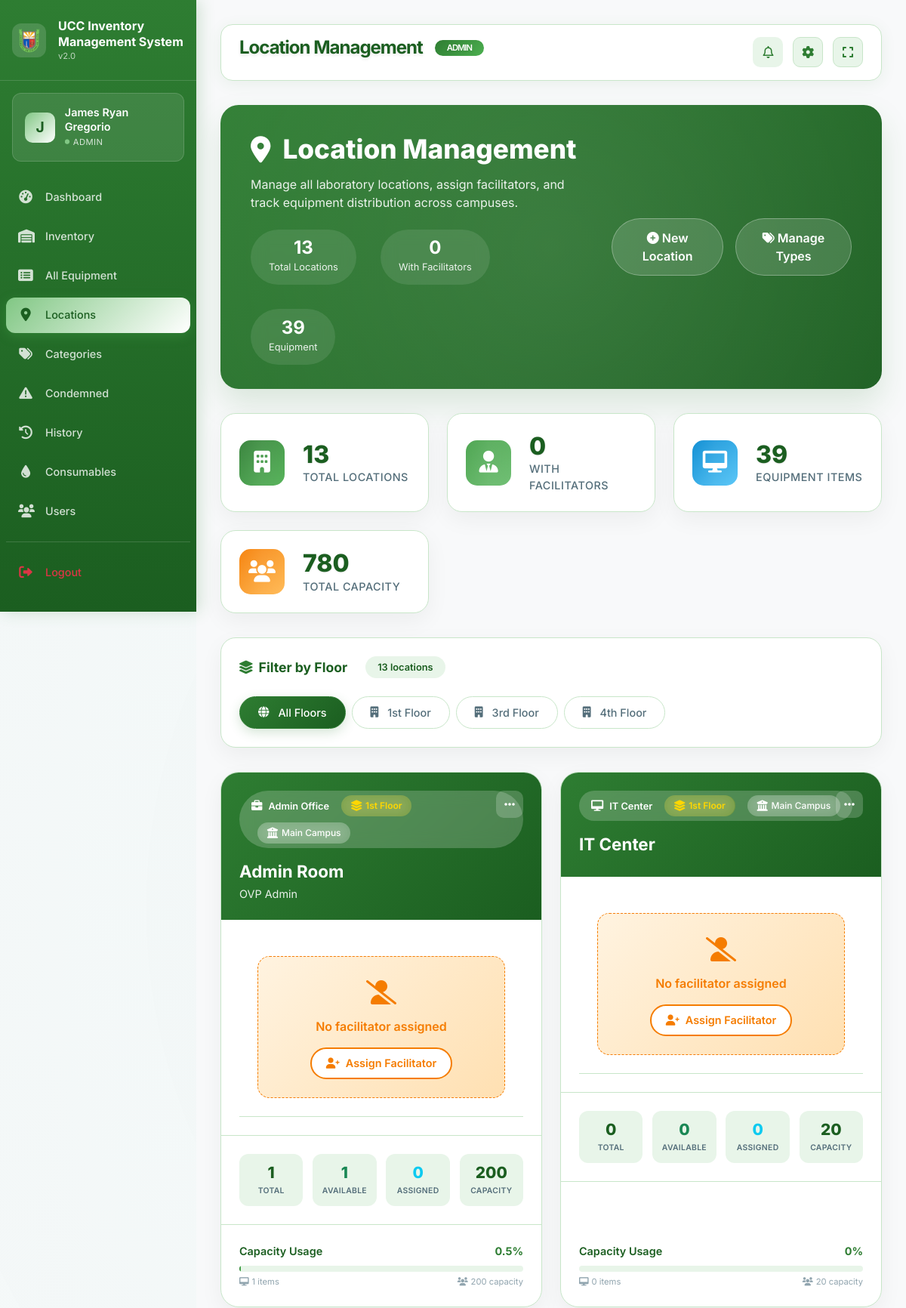
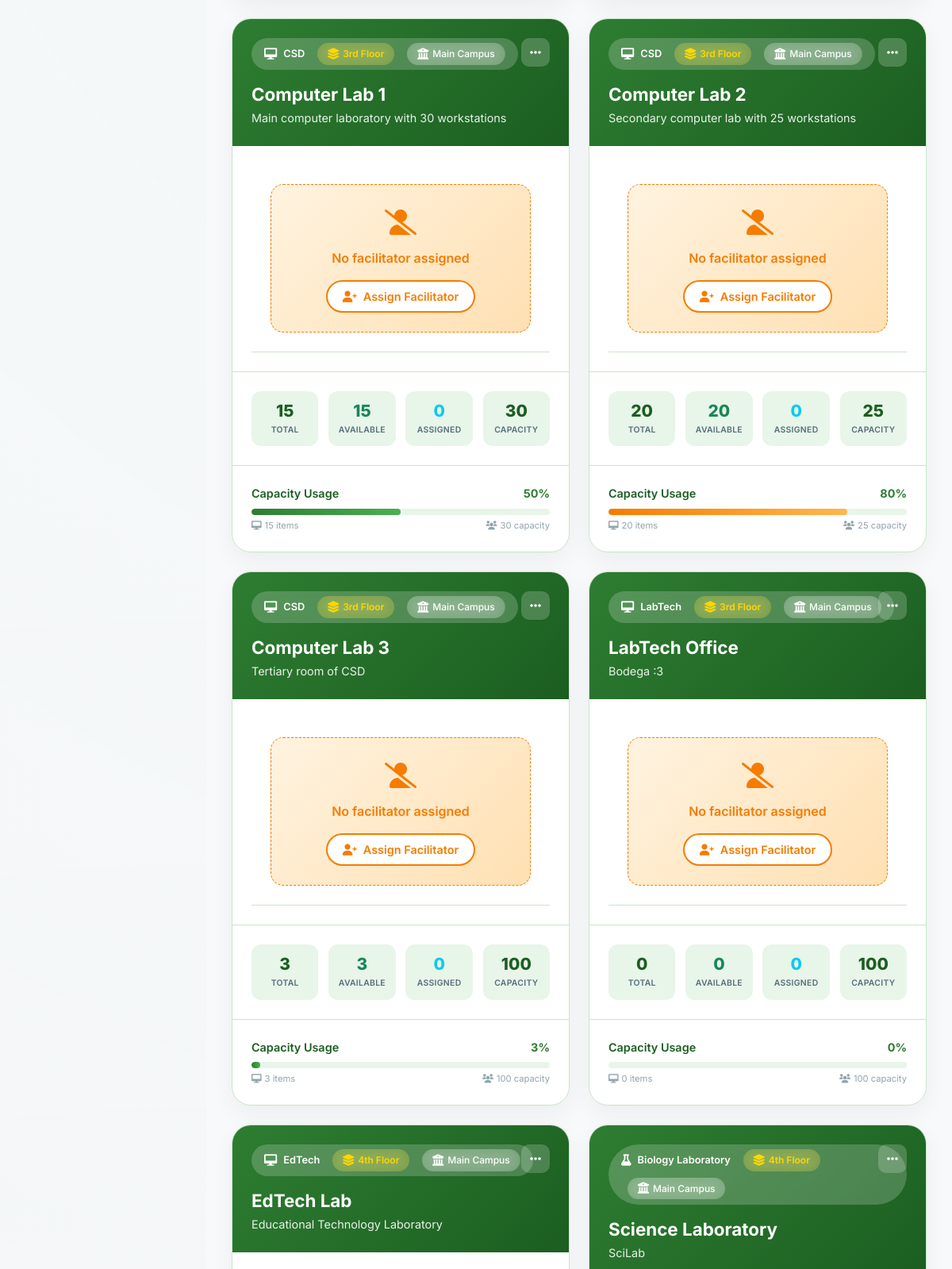
The page /admin/locations.php (signed in, upper part) on the database its author committed (2 pictures, top to bottom).
### tables this page shows
CREATE TABLE `locations` (
  `id` int(11) NOT NULL,
  `location_name` varchar(100) NOT NULL,
  `location_type_id` int(11) DEFAULT NULL,
  `location_type` varchar(50) DEFAULT NULL,
  `campus` varchar(100) DEFAULT 'Main Campus',
  `description` text DEFAULT NULL,
  `capacity` int(11) DEFAULT 0,
  `facilitator_id` int(11) DEFAULT NULL,
  `created_at` timestamp NOT NULL DEFAULT current_timestamp(),
  `updated_at` timestamp NOT NULL DEFAULT current_timestamp() ON UPDATE current_timestamp()
);

CREATE TABLE `location_types` (
  `id` int(11) NOT NULL,
  `type_code` varchar(50) NOT NULL,
  `type_name` varchar(100) NOT NULL,
  `campus` varchar(100) DEFAULT 'Main Campus',
  `description` text DEFAULT NULL,
  `icon_class` varchar(50) DEFAULT 'fa-building',
  `color_primary` varchar(7) DEFAULT '#008543',
  `color_secondary` varchar(7) DEFAULT '#20c997',
  `equipment_label` varchar(50) DEFAULT 'Equipment',
  `manager_title` varchar(50) DEFAULT 'Manager',
  `is_active` tinyint(1) DEFAULT 1,
  `created_at` timestamp NOT NULL DEFAULT current_timestamp(),
  `updated_at` timestamp NOT NULL DEFAULT current_timestamp() ON UPDATE current_timestamp()
);

### admin/locations.php (the view, shortened to what this page needs)
<?php
$database = new Database();
$db = $database->getConnection();
$selected_floor = $_GET['floor'] ?? '';
$query = "SELECT l.*,
          COUNT(ci.id) as computer_count,
          SUM(CASE WHEN ci.status = 'available' THEN 1 ELSE 0 END) as available_count,
          SUM(CASE WHEN ci.status = 'assigned' THEN 1 ELSE 0 END) as assigned_count,
          f.full_name as facilitator_name,
          f.email as facilitator_email,
          lt.type_name as location_type_name,
          lt.type_code as location_type_code,
          lt.icon_class as location_type_icon,
          lt.color_primary as location_type_color_primary,
          lt.color_secondary as location_type_color_secondary,
          lt.equipment_label as location_type_equipment_label
          FROM locations l
          LEFT JOIN computer_inventory ci ON l.id = ci.location_id
          LEFT JOIN users f ON l.facilitator_id = f.id
          LEFT JOIN location_types lt ON l.location_type_id = lt.id";
$query .= " GROUP BY l.id ORDER BY
            CASE
                WHEN lt.type_code = 'Basement' THEN 1
                WHEN lt.type_code = 'Ground Floor' THEN 2
                WHEN lt.type_code = '1st Floor' THEN 3
                WHEN lt.type_code = '2nd Floor' THEN 4
                WHEN lt.type_code = '3rd Floor' THEN 5
                WHEN lt.type_code = '4th Floor' THEN 6
                WHEN lt.type_code = '5th Floor' THEN 7
                ELSE 8
            END, l.location_name";
$stmt = $db->prepare($query);
$stmt->execute();
$locations = $stmt->fetchAll(PDO::FETCH_ASSOC);
$floor_query = "SELECT DISTINCT type_code FROM location_types WHERE type_code IS NOT NULL AND type_code != '' ORDER BY
                CASE
                    WHEN type_code = 'Basement' THEN 1
                    WHEN type_code = 'Ground Floor' THEN 2
                    WHEN type_code = '1st Floor' THEN 3
                    WHEN type_code = '2nd Floor' THEN 4
                    WHEN type_code = '3rd Floor' THEN 5
                    WHEN type_code = '4th Floor' THEN 6
                    WHEN type_code = '5th Floor' THEN 7
                    ELSE 8
                END";
$floor_stmt = $db->prepare($floor_query);
$floor_stmt->execute();
$floors = $floor_stmt->fetchAll(PDO::FETCH_ASSOC);
$total_locations = count($locations);
$locations_with_facilitators = count(array_filter($locations, fn($loc) => !empty($loc['facilitator_name'])));
$total_equipment = array_sum(array_column($locations, 'computer_count'));
$total_capacity = array_sum(array_column($locations, 'capacity'));
include '../includes/header.php';
?>
<div class="page-header">
    <div class="header-content">
        <div class="row align-items-center">
            <div class="col-lg-7">
                <div class="header-title">
                    <i class="fas fa-map-marker-alt"></i>
                    <span>Location Management</span>
                </div>
                <p class="header-subtitle">
                    Manage all laboratory locations, assign facilitators, and track equipment distribution across campuses.
                </p>
                <div class="header-stats">
                    <div class="header-stat-item">
                        <span class="header-stat-number"><?php echo $total_locations; ?></span>
                        <span class="header-stat-label">Total Locations</span>
                    </div>
                    <div class="header-stat-item">
                        <span class="header-stat-number"><?php echo $locations_with_facilitators; ?></span>
                        <span class="header-stat-label">With Facilitators</span>
                    </div>
                    <div class="header-stat-item">
                        <span class="header-stat-number"><?php echo $total_equipment; ?></span>
                        <span class="header-stat-label">Equipment</span>
                    </div>
                </div>
            </div>
            <div class="col-lg-5">
                <div class="header-actions">
                    <button type="button" class="btn" data-bs-toggle="modal" data-bs-target="#addModal">
                        <i class="fas fa-plus-circle"></i> New Location
                    </button>
                    <a href="location_types.php" class="btn">
                        <i class="fas fa-tags"></i> Manage Types
                    </a>
                </div>
            </div>
        </div>
    </div>
</div>
<div class="stats-grid">
    <div class="stat-card">
        <div class="stat-icon primary">
            <i class="fas fa-building"></i>
        </div>
        <div class="stat-content">
            <h3><?php echo $total_locations; ?></h3>
            <p>Total Locations</p>
        </div>
    </div>
    <div class="stat-card">
        <div class="stat-icon success">
            <i class="fas fa-user-tie"></i>
        </div>
        <div class="stat-content">
            <h3><?php echo $locations_with_facilitators; ?></h3>
            <p>With Facilitators</p>
        </div>
    </div>
    <div class="stat-card">
        <div class="stat-icon info">
            <i class="fas fa-desktop"></i>
        </div>
        <div class="stat-content">
            <h3><?php echo $total_equipment; ?></h3>
            <p>Equipment Items</p>
        </div>
    </div>
    <div class="stat-card">
        <div class="stat-icon warning">
            <i class="fas fa-users"></i>
        </div>
        <div class="stat-content">
            <h3><?php echo $total_capacity; ?></h3>
            <p>Total Capacity</p>
        </div>
    </div>
</div>
<div class="filter-section">
    <div class="filter-title">
        <i class="fas fa-layer-group"></i>
        <span>Filter by Floor</span>
        <span class="filter-badge"><?php echo count($locations); ?> locations</span>
    </div>
    <div class="row">
        <div class="col-12">
            <div class="filter-btn-group">
                <a href="locations.php" class="filter-btn <?php echo empty($selected_floor) ? 'active' : ''; ?>">
                    <i class="fas fa-globe me-1"></i>All Floors
                </a>
                <?php
                $floor_order = ['Basement', 'Ground Floor', '1st Floor', '2nd Floor', '3rd Floor', '4th Floor', '5th Floor'];
                foreach ($floor_order as $floor):
                    $floor_exists = false;
                    foreach ($floors as $f) {
                        if ($f['type_code'] === $floor) {
                            $floor_exists = true;
                            break;
                        }
                    }
                    if ($floor_exists):
                ?>
                <a href="?floor=<?php echo urlencode($floor); ?>" class="filter-btn <?php echo $selected_floor === $floor ? 'active' : ''; ?>">
                    <i class="fas fa-building me-1"></i><?php echo $floor; ?>
                </a>
                <?php
                    endif;
                endforeach;
                ?>
            </div>
        </div>
    </div>
</div>
<?php if (empty($locations)): ?>
<div class="empty-state">
    <div class="empty-state-icon">
        <i class="fas fa-map-marker-alt"></i>
    </div>
    <h3>No Locations Found</h3>
    <p>
        <?php if (!empty($selected_floor)): ?>
            No locations found on <strong><?php echo htmlspecialchars($selected_floor); ?></strong>.
            <a href="locations.php" class="text-success">View all locations</a> or create a new one.
        <?php else: ?>
            Get started by creating your first laboratory location.
        <?php endif; ?>
    </p>
    <button type="button" class="btn btn-primary btn-lg" data-bs-toggle="modal" data-bs-target="#addModal">
        <i class="fas fa-plus-circle me-2"></i>Add New Location
    </button>
</div>
<?php else: ?>
<div class="locations-grid">
    <?php foreach ($locations as $location): ?>
    <div class="location-card">
        <div class="location-header">
            <div>
                <div class="location-type-badge">
                    <i class="fas <?php echo $location['location_type_icon'] ?? 'fa-door-open'; ?>"></i>
                    <span><?php echo htmlspecialchars($location['location_type_name'] ?? 'Uncategorized'); ?></span>
                    <?php if (!empty($location['location_type_code'])): ?>
                    <span class="floor-badge ms-2">
                        <i class="fas fa-layer-group"></i>
                        <?php echo htmlspecialchars($location['location_type_code']); ?>
                    </span>
                    <?php endif; ?>
                    <span class="campus-badge ms-2">
                        <i class="fas fa-university"></i>
                        <?php echo htmlspecialchars($location['campus']); ?>
                    </span>
                </div>
                <h3 class="location-title"><?php echo htmlspecialchars($location['location_name']); ?></h3>
                <?php if (!empty($location['description'])): ?>
                <p class="location-description"><?php echo htmlspecialchars($location['description']); ?></p>
                <?php endif; ?>
            </div>
            <div class="location-menu">
                <div class="dropdown">
                    <button class="menu-btn" type="button" data-bs-toggle="dropdown">
                        <i class="fas fa-ellipsis-h"></i>
                    </button>
                </div>
            </div>
        </div>
        <div class="facilitator-section">
            <?php if ($location['facilitator_name']): ?>
            <div class="facilitator-card">
                <div class="facilitator-avatar">
                    <?php
                    $initials = '';
                    $name_parts = explode(' ', $location['facilitator_name']);
                    foreach ($name_parts as $part) {
                        $initials .= strtoupper(substr($part, 0, 1));
                    }
                    echo htmlspecialchars(substr($initials, 0, 2));
                    ?>
                </div>
                <div class="facilitator-info">
                    <div class="facilitator-name"><?php echo htmlspecialchars($location['facilitator_name']); ?></div>
                    <div class="facilitator-email"><?php echo htmlspecialchars($location['facilitator_email']); ?></div>
                    <span class="facilitator-badge">Lab Facilitator</span>
                </div>
                <button class="email-btn"
                        data-email="<?php echo htmlspecialchars($location['facilitator_email']); ?>"
                        data-name="<?php echo htmlspecialchars($location['facilitator_name']); ?>"
                        title="Send Email via Gmail">
                    <i class="fab fa-google"></i>
                </button>
            </div>
            <?php else: ?>
            <div class="no-facilitator">
                <div class="empty-facilitator">
                    <div class="empty-icon">
                        <i class="fas fa-user-slash"></i>
                    </div>
                    <div class="empty-text">No facilitator assigned</div>
                    <button class="assign-btn edit-btn"
                            data-id="<?php echo $location['id']; ?>"
                            data-name="<?php echo htmlspecialchars($location['location_name']); ?>"
                            data-campus="<?php echo htmlspecialchars($location['campus']); ?>"
                            data-location-type-id="<?php echo $location['location_type_id'] ?? ''; ?>"
                            data-description="<?php echo htmlspecialchars($location['description'] ?? ''); ?>"
                            data-capacity="<?php echo intval($location['capacity']); ?>"
                            data-facilitator=""
                            data-bs-toggle="modal" data-bs-target="#editModal">
                        <i class="fas fa-user-plus me-2"></i>Assign Facilitator
                    </button>
                </div>
            </div>
            <?php endif; ?>
        </div>
        <div class="equipment-stats">
            <div class="stats-row">
                <div class="stat-box">
                    <div class="stat-value"><?php echo $location['computer_count']; ?></div>
                    <div class="stat-label">Total</div>
                </div>
                <div class="stat-box">
                    <div class="stat-value text-success"><?php echo $location['available_count']; ?></div>
                    <div class="stat-label">Available</div>
                </div>
                <div class="stat-box">
                    <div class="stat-value text-info"><?php echo $location['assigned_count']; ?></div>
                    <div class="stat-label">Assigned</div>
                </div>
                <div class="stat-box">
                    <div class="stat-value"><?php echo $location['capacity']; ?></div>
                    <div class="stat-label">Capacity</div>
                </div>
            </div>
        </div>
        <?php
        $usage_percent = $location['capacity'] > 0 ? round(($location['computer_count'] / $location['capacity']) * 100, 1) : 0;
        $capacity_class = $usage_percent > 80 ? 'high' : ($usage_percent > 60 ? 'medium' : 'low');
        ?>
        <div class="capacity-section">
            <div class="capacity-header">
                <span class="capacity-title">Capacity Usage</span>
                <span class="capacity-percentage"><?php echo $usage_percent; ?>%</span>
            </div>
            <div class="capacity-bar">
                <div class="capacity-fill <?php echo $capacity_class; ?>" style="width: <?php echo min($usage_percent, 100); ?>%"></div>
            </div>
            <div class="capacity-footer">
                <span><i class="fas fa-desktop me-1"></i><?php echo $location['computer_count']; ?> items</span>
                <span><i class="fas fa-users me-1"></i><?php echo $location['capacity']; ?> capacity</span>
            </div>
        </div>
    </div>
    <?php endforeach; ?>
</div>
<?php endif; ?>
<?php include '../includes/footer.php'; ?>

### rows shown on the page
locations: location_type.type_name "Admin Office", location_type.type_code "1st Floor", campus "Main Campus", location_name "Admin Room", description "OVP Admin", computer_count "1", available_count "1", assigned_count "0", capacity "200", usage_percent "0.5"
locations: location_type.type_name "IT Center", location_type.type_code "1st Floor", campus "Main Campus", location_name "IT Center", computer_count "0", available_count "0", assigned_count "0", capacity "20", usage_percent "0"
locations: location_type.type_name "CSD", location_type.type_code "3rd Floor", campus "Main Campus", location_name "Computer Lab 1", description "Main computer laboratory with 30 workstations", computer_count "15", available_count "15", assigned_count "0", capacity "30", usage_percent "50"
locations: location_type.type_name "CSD", location_type.type_code "3rd Floor", campus "Main Campus", location_name "Computer Lab 2", description "Secondary computer lab with 25 workstations", computer_count "20", available_count "20", assigned_count "0", capacity "25", usage_percent "80"
locations: location_type.type_name "CSD", location_type.type_code "3rd Floor", campus "Main Campus", location_name "Computer Lab 3", description "Tertiary room of CSD", computer_count "3", available_count "3", assigned_count "0", capacity "100", usage_percent "3"
locations: location_type.type_name "LabTech", location_type.type_code "3rd Floor", campus "Main Campus", location_name "LabTech Office", description "Bodega :3", computer_count "0", available_count "0", assigned_count "0", capacity "100", usage_percent "0"
locations: location_type.type_name "EdTech", location_type.type_code "4th Floor", campus "Main Campus", location_name "EdTech Lab", description "Educational Technology Laboratory"
locations: location_type.type_name "Biology Laboratory", location_type.type_code "4th Floor", campus "Main Campus", location_name "Science Laboratory", description "SciLab"

### other values the page prints
substr($_SESSION['full_name'], 0, 1) "J"
$_SESSION['full_name'] "James Ryan Gregorio"
$_SESSION['role'] "ADMIN"
$page_title "Location Management"
$total_locations "13"
$locations_with_facilitators "0"
$total_equipment "39"
$total_capacity "780"
count($locations) "13"
$floor "1st Floor"
$floor "3rd Floor"
$floor "4th Floor"
